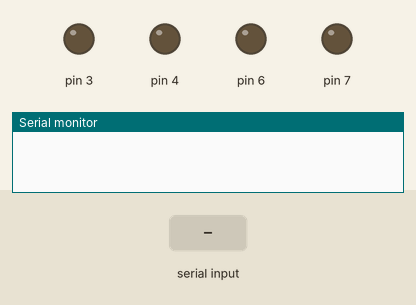
Recording of a sketch running on a simulated Arduino Uno, built with avr-gcc and run on an emulated ATmega328P. On the bench: output pins drawn as LEDs (lit = HIGH), the last lines printed to the serial monitor. The inputs (shaded band) are chosen by the test bench.

Above: at 1.2 s.
1.3 s: "FWD\n" received over Serial
At 2.2 s:
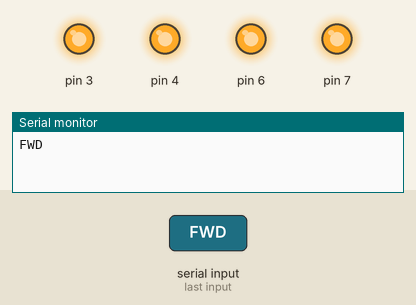
2.8 s: "BACK\n" received over Serial
At 3.3 s:
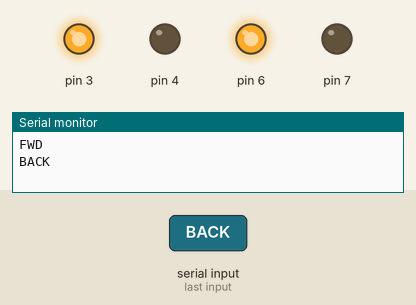
4.3 s: "LEFT\n" received over Serial
At 5.5 s:
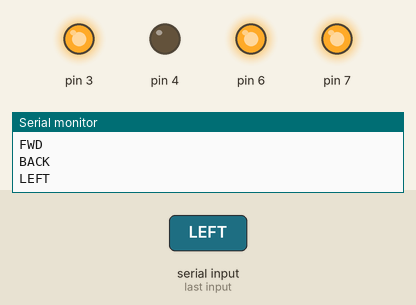
5.8 s: "RIGHT\n" received over Serial
At 6.9 s:
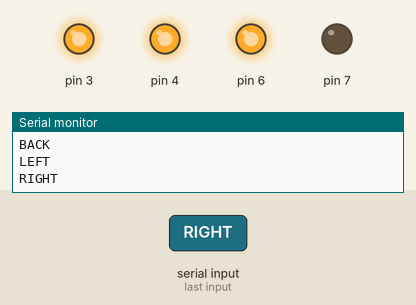
Timing chart, 0 to 8.3 s (numbered marks = the images above; inputs shaded):
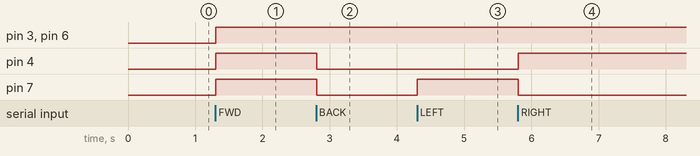

Measured:
- after the input at 1.3 s, pin 3, pin 4, pin 6, pin 7: LOW → HIGH at once
- after the input at 2.8 s, pin 4, pin 7: HIGH → LOW at once
- after the input at 4.3 s, pin 7: LOW → HIGH at once
- after the input at 5.8 s, pin 4: LOW → HIGH at once; pin 7: HIGH → LOW at once

The sketch:

sub_controller.ino
```cpp
// # Connection:
// #        M1 pin  -> Digital pin 4
// #        E1 pin  -> Digital pin 5
// #        M2 pin  -> Digital pin 7
// #        E2 pin  -> Digital pin 6
// #        Motor Power Supply -> Centor blue screw connector(5.08mm 3p connector)
// #        Motor A  ->  Screw terminal close to E1 driver pin
// #        Motor B  ->  Screw terminal close to E2 driver pin
// #
// # Note: You should connect the GND pin from the DF-MD v1.3 to your MCU controller. They should share the GND pins.

int E1 = 6;
int M1 = 7;
int E2 = 3;
int M2 = 4;

//

String mCmdString = "";
boolean mCmdIsComplete = false;

//

class MotorActuator {

  public:

    void setup(int enablePin, int pwmPin, bool isInverted) {
        mEnablePin = enablePin;
        mPWMPin = pwmPin;
        mIsInverted = isInverted;

        pinMode(mEnablePin, OUTPUT);
    }

    void setTargetSpeed(int targetSpeed) {

      if (targetSpeed > 0) {
        mTargetSpeed = targetSpeed;
        digitalWrite(mEnablePin, HIGH);
      }
      else {
        mTargetSpeed = -targetSpeed;
        digitalWrite(mEnablePin, LOW);
      }

      mCurrentSpeed = mTargetSpeed;

      if (mIsInverted) {
        mCurrentSpeed *= -1;
      }

      analogWrite(mPWMPin, mCurrentSpeed);
    }

 protected:
    int mEnablePin;
    int mPWMPin;
    bool mIsInverted;
    int mTargetSpeed;
    int mCurrentSpeed;
};

//

void processCommands() {

  while (Serial.available()) {

    char inChar = (char)Serial.read();

    if (inChar == '\n' || inChar == '0') {
      mCmdString.trim();
      mCmdIsComplete = true;
    }
    else {
      mCmdString += inChar;
    }
  }
}

//

MotorActuator m1;
MotorActuator m2;

//

void setup()
{
  Serial.begin(9600);           // set up Serial library at 9600 bps

  m1.setup(M1, E1, false);
  m2.setup(M2, E2, false);
}

//

void processCommand(String cmd) {

  Serial.println(cmd);

  if (cmd.equals("FWD")) {
    m1.setTargetSpeed(255);
    m2.setTargetSpeed(255);
  }
  else if (cmd == "BACK") {
    m1.setTargetSpeed(-255);
    m2.setTargetSpeed(-255);
  }
  else if (cmd == "LEFT") {
    m1.setTargetSpeed(255);
    m2.setTargetSpeed(-255);
  }
  else if (cmd == "RIGHT") {
    m1.setTargetSpeed(-255);
    m2.setTargetSpeed(255);
  }
  else if (cmd == "STOP") {
    m1.setTargetSpeed(0);
    m2.setTargetSpeed(0);
  }
}

//

void loop()
{
  processCommands();

  if (mCmdIsComplete) {
    processCommand(mCmdString);
    mCmdIsComplete = false;
    mCmdString = "";
  }
}
```
